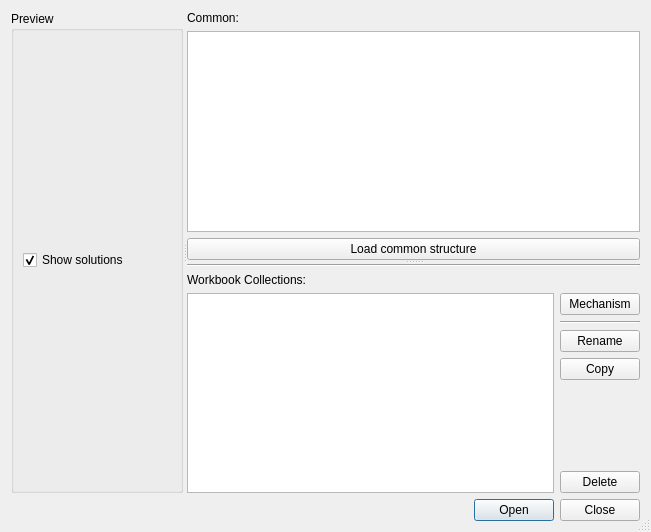
<?xml version="1.0" encoding="UTF-8"?>
<ui version="4.0">
 <class>Dialog</class>
 <widget class="QDialog" name="Dialog">
  <property name="geometry">
   <rect>
    <x>0</x>
    <y>0</y>
    <width>651</width>
    <height>532</height>
   </rect>
  </property>
  <property name="windowTitle">
   <string>Profile collections</string>
  </property>
  <property name="windowIcon">
   <iconset resource="../../../../icons.qrc">
    <normaloff>:/icons/collections.png</normaloff>:/icons/collections.png</iconset>
  </property>
  <property name="sizeGripEnabled">
   <bool>true</bool>
  </property>
  <property name="modal">
   <bool>true</bool>
  </property>
  <layout class="QVBoxLayout" name="verticalLayout_4">
   <item>
    <widget class="QSplitter" name="main_splitter">
     <property name="orientation">
      <enum>Qt::Horizontal</enum>
     </property>
     <widget class="QGroupBox" name="preview_box">
      <property name="title">
       <string>Preview</string>
      </property>
      <layout class="QVBoxLayout" name="preview_layout">
       <item>
        <widget class="QCheckBox" name="show_solutions">
         <property name="text">
          <string>Show solutions</string>
         </property>
         <property name="checked">
          <bool>true</bool>
         </property>
        </widget>
       </item>
      </layout>
     </widget>
     <widget class="QSplitter" name="sub_splitter">
      <property name="orientation">
       <enum>Qt::Vertical</enum>
      </property>
      <widget class="QWidget" name="layoutWidget">
       <layout class="QVBoxLayout" name="verticalLayout_2">
        <item>
         <widget class="QLabel" name="common_label">
          <property name="text">
           <string>Common:</string>
          </property>
         </widget>
        </item>
        <item>
         <widget class="QListWidget" name="common_list"/>
        </item>
        <item>
         <widget class="QPushButton" name="common_load">
          <property name="text">
           <string>Load common structure</string>
          </property>
          <property name="icon">
           <iconset resource="../../../../icons.qrc">
            <normaloff>:/icons/data.png</normaloff>:/icons/data.png</iconset>
          </property>
         </widget>
        </item>
       </layout>
      </widget>
      <widget class="QWidget" name="verticalLayoutWidget">
       <layout class="QVBoxLayout" name="verticalLayout_3">
        <item>
         <widget class="Line" name="line">
          <property name="orientation">
           <enum>Qt::Horizontal</enum>
          </property>
         </widget>
        </item>
        <item>
         <widget class="QLabel" name="Collections_label">
          <property name="text">
           <string>Workbook Collections:</string>
          </property>
         </widget>
        </item>
        <item>
         <layout class="QHBoxLayout" name="horizontalLayout_2">
          <item>
           <widget class="QListWidget" name="collections_list"/>
          </item>
          <item>
           <layout class="QVBoxLayout" name="verticalLayout">
            <item>
             <widget class="QPushButton" name="workbook_button">
              <property name="text">
               <string>Mechanism</string>
              </property>
              <property name="icon">
               <iconset resource="../../../../icons.qrc">
                <normaloff>:/icons/mechanism.png</normaloff>:/icons/mechanism.png</iconset>
              </property>
             </widget>
            </item>
            <item>
             <widget class="Line" name="line_2">
              <property name="orientation">
               <enum>Qt::Horizontal</enum>
              </property>
             </widget>
            </item>
            <item>
             <widget class="QPushButton" name="rename_button">
              <property name="text">
               <string>Rename</string>
              </property>
              <property name="icon">
               <iconset resource="../../../../icons.qrc">
                <normaloff>:/icons/rename.png</normaloff>:/icons/rename.png</iconset>
              </property>
              <property name="autoDefault">
               <bool>false</bool>
              </property>
             </widget>
            </item>
            <item>
             <widget class="QPushButton" name="copy_button">
              <property name="text">
               <string>Copy</string>
              </property>
              <property name="icon">
               <iconset resource="../../../../icons.qrc">
                <normaloff>:/icons/copy.png</normaloff>:/icons/copy.png</iconset>
              </property>
             </widget>
            </item>
            <item>
             <spacer name="verticalSpacer">
              <property name="orientation">
               <enum>Qt::Vertical</enum>
              </property>
              <property name="sizeHint" stdset="0">
               <size>
                <width>20</width>
                <height>40</height>
               </size>
              </property>
             </spacer>
            </item>
            <item>
             <widget class="QPushButton" name="delete_button">
              <property name="text">
               <string>Delete</string>
              </property>
              <property name="icon">
               <iconset resource="../../../../icons.qrc">
                <normaloff>:/icons/delete.png</normaloff>:/icons/delete.png</iconset>
              </property>
              <property name="autoDefault">
               <bool>false</bool>
              </property>
             </widget>
            </item>
           </layout>
          </item>
         </layout>
        </item>
       </layout>
      </widget>
     </widget>
    </widget>
   </item>
   <item>
    <layout class="QHBoxLayout" name="horizontalLayout_3">
     <item>
      <spacer name="horizontalSpacer">
       <property name="orientation">
        <enum>Qt::Horizontal</enum>
       </property>
       <property name="sizeHint" stdset="0">
        <size>
         <width>40</width>
         <height>20</height>
        </size>
       </property>
      </spacer>
     </item>
     <item>
      <widget class="QDialogButtonBox" name="button_box">
       <property name="standardButtons">
        <set>QDialogButtonBox::Close|QDialogButtonBox::Open</set>
       </property>
      </widget>
     </item>
    </layout>
   </item>
  </layout>
 </widget>
 <resources>
  <include location="../../../../icons.qrc"/>
 </resources>
 <connections>
  <connection>
   <sender>button_box</sender>
   <signal>rejected()</signal>
   <receiver>Dialog</receiver>
   <slot>reject()</slot>
   <hints>
    <hint type="sourcelabel">
     <x>237</x>
     <y>395</y>
    </hint>
    <hint type="destinationlabel">
     <x>165</x>
     <y>209</y>
    </hint>
   </hints>
  </connection>
  <connection>
   <sender>button_box</sender>
   <signal>accepted()</signal>
   <receiver>Dialog</receiver>
   <slot>accept()</slot>
   <hints>
    <hint type="sourcelabel">
     <x>186</x>
     <y>374</y>
    </hint>
    <hint type="destinationlabel">
     <x>139</x>
     <y>199</y>
    </hint>
   </hints>
  </connection>
  <connection>
   <sender>common_load</sender>
   <signal>clicked()</signal>
   <receiver>Dialog</receiver>
   <slot>accept()</slot>
   <hints>
    <hint type="sourcelabel">
     <x>139</x>
     <y>175</y>
    </hint>
    <hint type="destinationlabel">
     <x>139</x>
     <y>199</y>
    </hint>
   </hints>
  </connection>
 </connections>
</ui>
